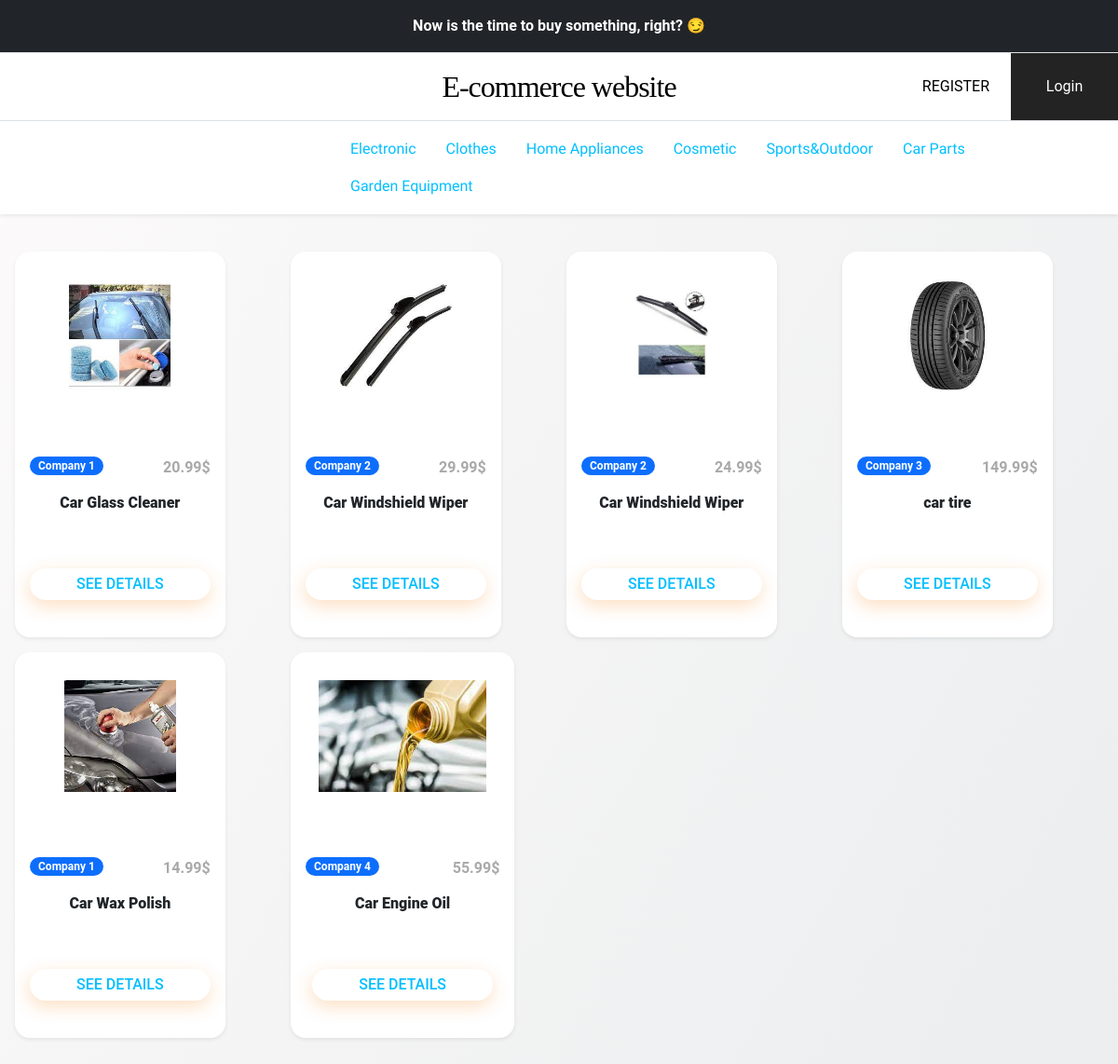
The app's page /carpart/ with its own data.
### ecommerceapp/models.py (models this page shows, shortened)
class ProductsOnSale(models.Model):
    companyname = models.CharField(max_length=50)
    productType = models.CharField(max_length=30)
    productName = models.CharField(max_length=100)
    productPrice = models.FloatField()
    productdescription = models.CharField(max_length=800)
    creationDate = models.DateTimeField(auto_now_add= True)
    product_image = models.FileField(blank=True)

### ecommerceapp/views.py (the view)
# urls.py: path('carpart/', views.car_part_page, name="carpart"),
def car_part_page(request):
    car_part_items = models.ProductsOnSale.objects.filter(Q(productType="Car Parts")).all()
    car_part_items_dict={"car_part_items": car_part_items}
    return render(request,'ecommerceapp/carpart.html', context=car_part_items_dict)

### ecommerceapp/templates/ecommerceapp/carpart.html (shortened to what this page needs)
{% extends "base.html" %}
{% block content %}
<main>
    <div class="container-fluid bg-transparent my-4 p-3" >
        <div class="row row-cols-1 row-cols-sm-2 row-cols-md-4 g-3">
            {% for item in car_part_items %}
            <div class="col">
                <div class="card h-100 shadow-sm">
                    <figure class="mb-4">
                        <img src="{{item.product_image.url}}" class="card-img-top" alt="...">
                    </figure>
                    <div class="card-body">
                        <div class="clearfix mb-3">
                            <span class="float-start badge rounded-pill bg-primary">{{item.companyname}}</span>
                            <span class="float-end price-hp">{{item.productPrice}}&dollar;</span>
                        </div>
                        <h5 class="card-title text-center">{{item.productName}}</h5>
                        <div class="text-center my-4">
                            <a href="/detail/{{item.pk}}" class="btn btn-warning">See Details</a>
                        </div>
                    </div>
                </div>
            </div>
            {% endfor %}
        </div>
    </div>
</main>
{% endblock %}

### templates/base.html (style rules this page uses)
a:link { color: deepskyblue; background-color: transparent; text-decoration: none; }
.badge { padding-left: 9px; padding-right: 9px; -webkit-border-radius: 9px; -moz-border-radius: 9px; border-radius: 9px; }

### ecommerceapp/templates/ecommerceapp/carpart.html (style rules this page uses)
.card { display:inline-block; }
:root { --font1: 'Heebo', sans-serif;--font2: 'Fira Sans Extra Condensed', sans-serif;--font3: 'Roboto', sans-serif }
body { font-family: var(--font3);background-image: linear-gradient(120deg, #fdfbfb 0%, #ebedee 100%) }
.container-fluid { max-width: 1400px; }
.card { background: #fff;box-shadow: 0 6px 10px rgba(0, 0, 0, .08), 0 0 6px rgba(0, 0, 0, .05);transition: .3s transform cubic-bezier(.155, 1.105, .295, 1.12), .3s box-shadow, .3s -webkit-transform cubic-bezier(.155, 1.105, .295, 1.12);border: 0;border-radius: 1rem }
.card-img, .card-img-top { border-top-left-radius: calc(1rem - 1px);border-top-right-radius: calc(1rem - 1px) }
.card h5 { overflow: hidden;height: 56px;font-weight: 900;font-size: 1rem }
.card-img-top { width: 100%;max-height: 180px;object-fit: contain;padding: 30px }
.btn { font-size: 1rem;font-weight: 500;text-transform: uppercase;padding: 5px 50px 5px 50px }
.btn-warning { background: none #f7810a;color: #ffffff;fill: #ffffff;border: none;text-decoration: none;outline: 0;box-shadow: -1px 6px 19px rgba(247, 129, 10, 0.25);border-radius: 100px }
.price-hp { font-size: 1rem;font-weight: 600;color: darkgray }

### records on screen
ProductsOnSale: product_image (picture), companyname "Company 1", productPrice "20.99", productName "Car Glass Cleaner"
ProductsOnSale: product_image (picture), companyname "Company 2", productPrice "29.99", productName "Car Windshield Wiper"
ProductsOnSale: product_image (picture), companyname "Company 2", productPrice "24.99", productName "Car Windshield Wiper"
ProductsOnSale: product_image (picture), companyname "Company 3", productPrice "149.99", productName "car tire"
ProductsOnSale: product_image (picture), companyname "Company 1", productPrice "14.99", productName "Car Wax Polish"
ProductsOnSale: product_image (picture), companyname "Company 4", productPrice "55.99", productName "Car Engine Oil"
